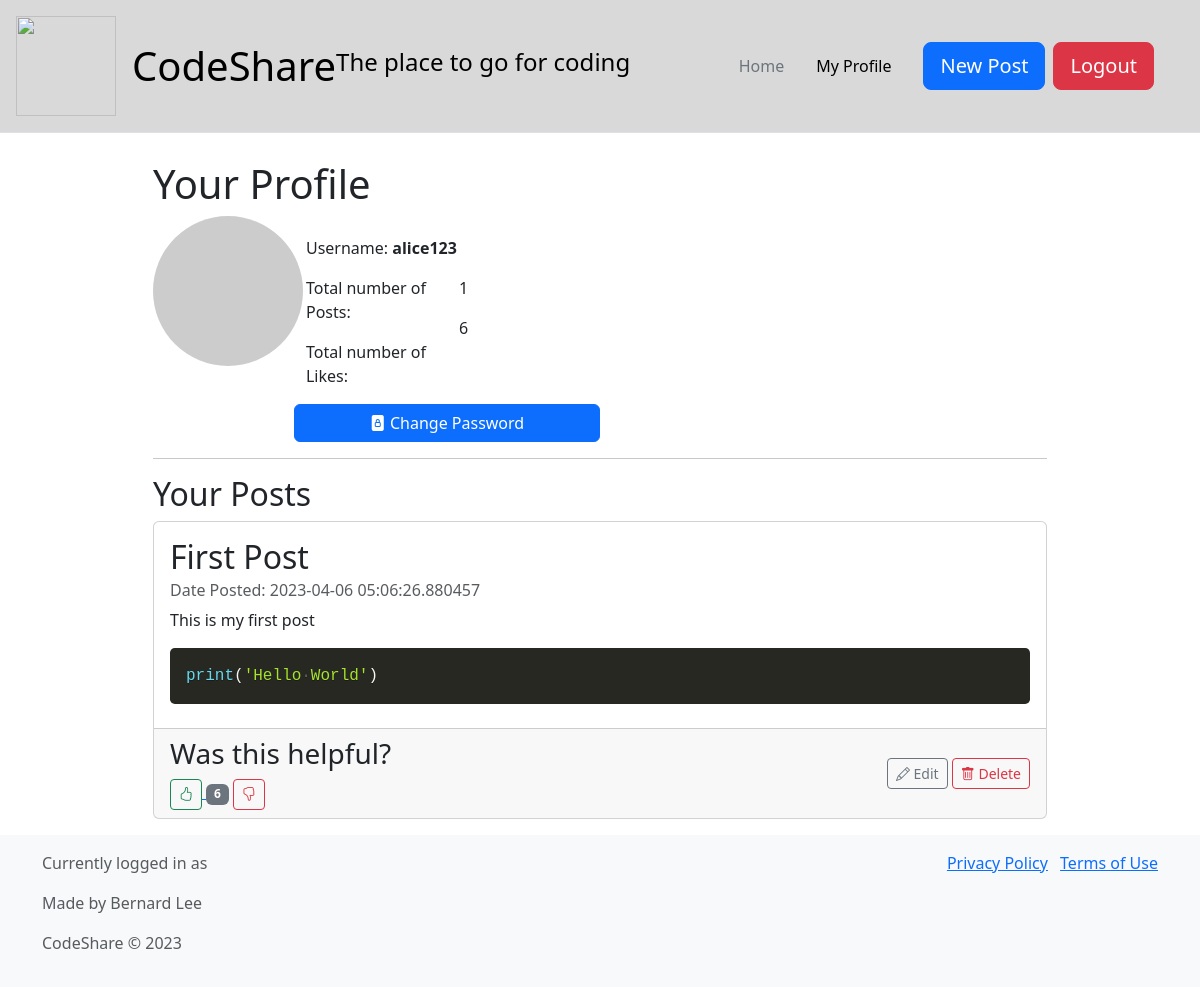
The app's page /my_profile (signed in), older data.
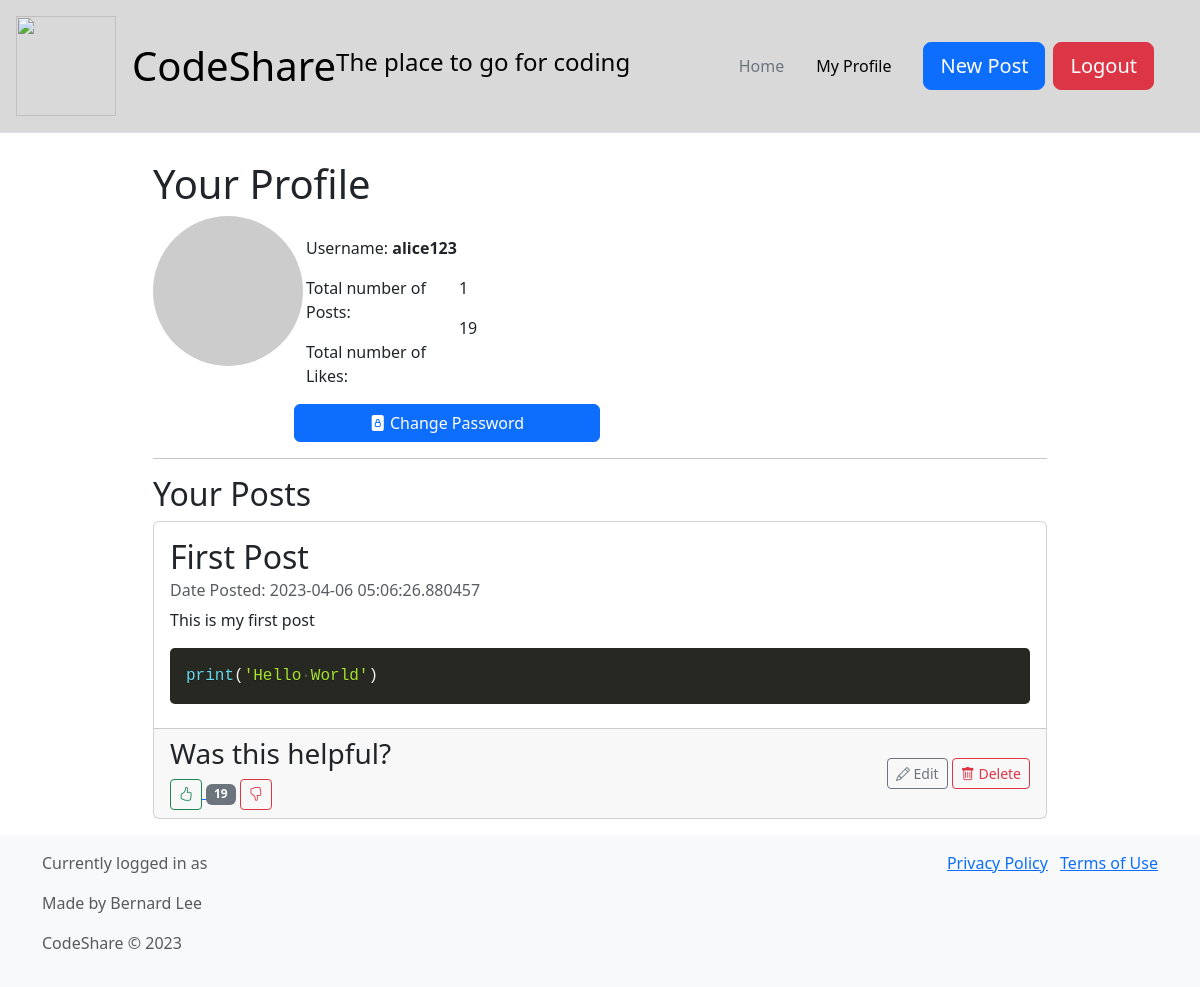
The same page, newer data.
### db_models.py (models this page shows, shortened)
class Base(DeclarativeBase):
    pass

class Users(Base):
    __tablename__ = "users"
    id: Mapped[int] = mapped_column(primary_key=True)
    username: Mapped[str] = mapped_column(String(20),unique=True)
    password: Mapped[str] = mapped_column(String(100))
    posts: Mapped[list["posts"]|None] = relationship("Post", back_populates="user")

class Post(Base):
    __tablename__ = "posts"
    id: Mapped[int] = mapped_column(primary_key=True)
    title: Mapped[str] = mapped_column(String(100))
    datetime_posted: Mapped[datetime.datetime] = mapped_column(DateTime, default=datetime.datetime.utcnow)
    content: Mapped[str] = mapped_column(String(2000))
    code: Mapped[str] = mapped_column(String(2000))
    code_language: Mapped[str] = mapped_column(String(20))
    like_count: Mapped[int] = mapped_column(Integer, default=0)
    user_id: Mapped[int] = mapped_column(ForeignKey("users.id", ondelete="CASCADE"))
    user: Mapped[Users] = relationship("Users", back_populates="posts")

### app.py (the view)
@app.route("/my_profile", methods=['GET', 'POST'])
def my_profile():
    try:
        token = session['token']
        if check_token(token):
            username = get_username_from_token(token)
            if request.method == 'POST':
                pass
            elif request.method == 'GET':
                user = db.get_user(username)
                stats = db.get_user_stats(username)
                myposts = db.get_own_posts(username)
                return render_template('my_profile.html', user=user, my_posts=myposts, stats=stats)
        else:
            return redirect(url_for('login'))
    except KeyError:
        return redirect(url_for('login'))

### db_manager.py (called while the page is built)
    def get_own_posts(self, username):
        user = self.session.query(Users).filter_by(username=username).first()
        print(f"selecting posts from user {user.username} with id {user.id}")
        posts = self.session.query(Post).filter_by(user_id=user.id).all()
        for post in posts:
            post.username = user.username
        posts.reverse()
        return posts

    def get_user(self, username):
        user = self.session.query(Users).filter_by(username=username).first()
        return user

    def get_user_stats(self, username):
        user = self.session.query(Users).filter_by(username=username).first()
        posts = self.session.query(Post).filter_by(user_id=user.id).all()
        return len(posts), sum(post.like_count for post in posts)

### token_management.py (called while the page is built)
def get_username_from_token(token): #get username from token
    decoded_token = jwt.decode(token, token_encryption_key, algorithms=['HS256'])
    return decoded_token['username']

def check_token(token): #check if token is valid and not expired
    try:
        decoded_token = jwt.decode(token, token_encryption_key, algorithms=['HS256'])
        current_time = datetime.utcnow().timestamp()
        if decoded_token['datetime'] < current_time:
            return False
        else:
            return True
    except Exception:
        return False

### templates/my_profile.html (shortened to what this page needs)
{% extends "base_template.html" %}
{% block content %}
    <div class="row justify-content-center" style="margin-top: 160px;">
        <div class="col-md-9">
            <h1>Your Profile</h1>
            <div class="row">
                <div class="col-md-2">
                    <img class="avatar float-right rounded-circle" src="https://picsum.photos/200"
                         alt="Avatar Placeholder">
                </div>
                <div class="col-md-4" style="padding-top: 20px">
                    <p>Username: <strong>{{ user.username }}</strong></p>
                    <div class="row">
                        <div class="col-md-6">
                            <p>Total number of Posts:</p>
                            <p>Total number of Likes:</p>
                        </div>
                        <div class="col-md-6">
                            <p>{{ stats[0] }}</p>
                            <p>{{ stats[1] }}</p>
                        </div>
                        <button type="button" class="btn btn-primary w-100" data-bs-toggle="modal"
                                data-bs-target="#changePasswordModal">
                            <i class="bi bi-file-lock-fill"></i> Change Password
                        </button>
                    </div>
                </div>
                <div class="col-md-3">
                </div>
            </div>
            <hr>
            <h2>Your Posts</h2>
            {% if user.posts %}
                {% for post in my_posts %}
                    <div class="card mb-3">
                        <div class="card-body">
                            <h2 class="card-title">{{ post.title }}</h2>
                            <h6 class="card-subtitle mb-2 text-muted">Date Posted: {{ post.datetime_posted }}</h6>
                            <p class="card-text">{{ post.content }}</p>
                            <pre><code class="language-{{ post.code_language }}">{{ post.code }}</code></pre>
                        </div>
                        <div class="card-footer">
                            <div class="d-flex justify-content-between align-items-center">
                                <div>
                                    <h3>Was this helpful?</h3>
                                    <a href="/add_like/{{ post.id }}">
                                        <button type="button" class="btn btn-outline-success btn-sm w-auto">
                                            <i class="bi bi-hand-thumbs-up"></i>
                                        </button>
                                    </a>
                                    <span class="badge bg-secondary">{{ post.like_count }}</span>
                                    <a href="/add_dislike/{{ post.id }}">
                                        <button type="button" class="btn btn-outline-danger btn-sm w-auto">
                                            <i class="bi bi-hand-thumbs-down"></i>
                                        </button>
                                    </a>
                                </div>
                                <div>
                                    <button type="button" class="btn btn-outline-secondary btn-sm"
                                            data-bs-toggle="modal" data-bs-target="#editPostModal-{{ post.id }}">
                                        <i class="bi bi-pencil"></i> Edit
                                    </button>
                                    <button type="button" class="btn btn-outline-danger btn-sm" data-bs-toggle="modal"
                                            data-bs-target="#deleteModal-{{ post.id }}">
                                        <i class="bi bi-trash"></i> Delete
                                    </button>
                                </div>
                            </div>
                        </div>
                    </div>
                {% endfor %}
            {% else %}
                <h3>You have not posted anything yet.</h3>
            {% endif %}
        </div>
    </div>
{% endblock %}

### templates/base_template.html (shortened to what this page needs)
<!DOCTYPE html>
<html lang="en">
<head>
    <link href="https://cdn.jsdelivr.net/npm/bootstrap@5.3.0-alpha2/dist/css/bootstrap.min.css" rel="stylesheet"
>
<link rel="stylesheet" href="https://cdn.jsdelivr.net/npm/bootstrap-icons@1.5.0/font/bootstrap-icons.css">
    <link rel="stylesheet" href="{{ url_for('static', filename='prism.css') }}">
</head>
<div class = "container">
<header class="p-3 mb-3 border-bottom fixed-top" style="width: 100%; display: flex; justify-content: space-between; background-color: #d9d9d9;">
  <div class="d-flex align-items-center">
    <a href="/" class="d-flex align-items-center mb-2 mb-lg-0 link-body-emphasis text-decoration-none">
      <img src="https://cdn3.iconfinder.com/data/icons/service-design-tools/100/3_Mar-59-512.png" alt="" width="100" height="100">
        <h1 class="ms-3 mb-0">CodeShare</h1><h4>The place to go for coding</h4>
    </a>
  </div>
  <div class="d-flex align-items-center">
    <ul class="nav me-3">
      <li class="nav-item">
        <a class="nav-link link-secondary" href="/dashboard">Home</a>
      </li>
        <li class="nav-item">
        <a class="nav-link link-body-emphasis" href="/my_profile">My Profile</a>
      </li>
    </ul>
    <div class="d-flex" style = "padding-right: 30px">
     <a href = "/new_post"><button type="button" class="btn btn-primary me-2 btn-lg">New Post</button></a>
        <a href="/logout"><button type="button" class="btn btn-danger btn-lg">Logout</button></a>
    </div>
  </div>
</header>
</div>
<body>
<div style="margin-top: 140px;">
    {% block content%}{% endblock %}
</div>
</body>
<footer class="footer mt-auto py-3 bg-light">
  <div class="container">
    <div class="row">
      <div class="col-md-6">
        <div class="mb-3">
          <span class="text-muted">Currently logged in as {{ username }}</span>
        </div>
        <div class="mb-3">
          <span class="text-muted">Made by Bernard Lee</span>
        </div>
        <div class="mb-3">
          <span class="text-muted">CodeShare &copy; 2023</span>
        </div>
      </div>
      <div class="col-md-6 text-end">
        <ul class="list-inline">
          <li class="list-inline-item"><a href="#">Privacy Policy</a></li>
          <li class="list-inline-item"><a href="#">Terms of Use</a></li>
        </ul>
      </div>
    </div>
  </div>
</footer>
</html>

### static/prism.css (style rules this page uses)
code[class*=language-],pre[class*=language-] { color:#f8f8f2;background:0 0;text-shadow:0 1px rgba(0,0,0,.3);font-family:Consolas,Monaco,'Andale Mono','Ubuntu Mono',monospace;font-size:1em;text-align:left;white-space:pre;word-spacing:normal;word-break:normal;word-wrap:normal;line-height:1.5;-moz-tab-size:4;-o-tab-size:4;tab-size:4;-webkit-hyphens:none;-moz-hyphens:none;-ms-hyphens:none;hyphens:none }
pre[class*=language-] { padding:1em;margin:.5em 0;overflow:auto;border-radius:.3em }
:not(pre)>code[class*=language-],pre[class*=language-] { background:#272822 }

### templates/my_profile.html (style rules this page uses)
.avatar { width: 150px; height: 150px; margin-bottom: 20px; }

Row changes from the older to the newer data that the page shows:
changed Post "First Post": like_count "6" → "19"
Text that changed along with them:
{{ stats[1] }}: "6" → "19"
